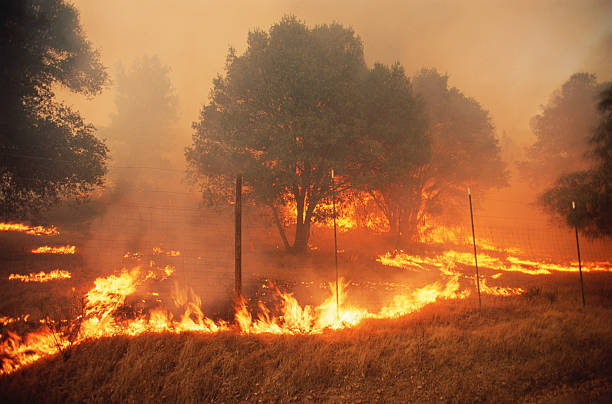
#> input picture dataset/fire.jpg, 612 x 404 px, given in place of spring.jpg, which was not available
$ python kuis1_1_2023.py
#> lines starting #> are read from the running program, lines starting #| are printed output that depends on the picture; long printed decimals are rounded; pictures that were not available may be replaced by others from this repository, and a replacement may not be noted
import numpy as np
from matplotlib import pylab
from skimage.io import imread
from skimage.transform import resize
from scipy import ndimage, fftpack
from skimage.color import rgb2gray


def signaltonoise(a, axis=0, ddof=0):
    a = np.asanyarray(a)
    m = a.mean(axis)
    sd = a.std(axis=axis, ddof=ddof)
    return np.where(sd == 0, 0, m / sd)


# Jawaban soal 1
dataset = ["../../dataset/spring.jpg",
           "../../dataset/summer.jpg",
           "../../dataset/fall.jpg",
           "../../dataset/winter.jpg"]

im1 = imread(dataset[0])
#> im1 is the input picture: shape (404, 612, 3); mean R, G, B 158.6, 99.2, 58.5
im2 = imread(dataset[1])
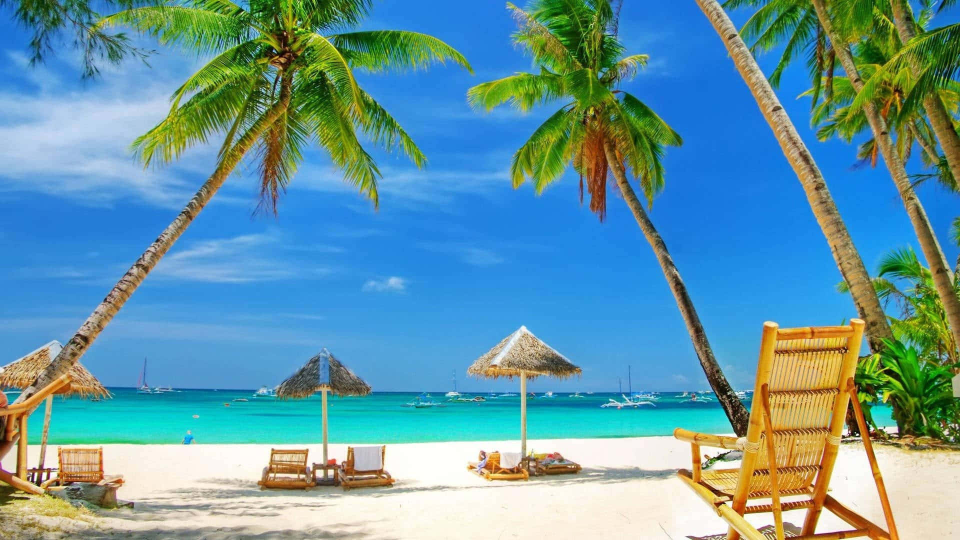
#> input picture dataset/summer.jpg, 1920 x 1080 px (shown at 1/2 size)
#> im2 is the input picture: shape (1080, 1920, 3); mean R, G, B 100.7, 152.4, 164.5
im3 = imread(dataset[2])
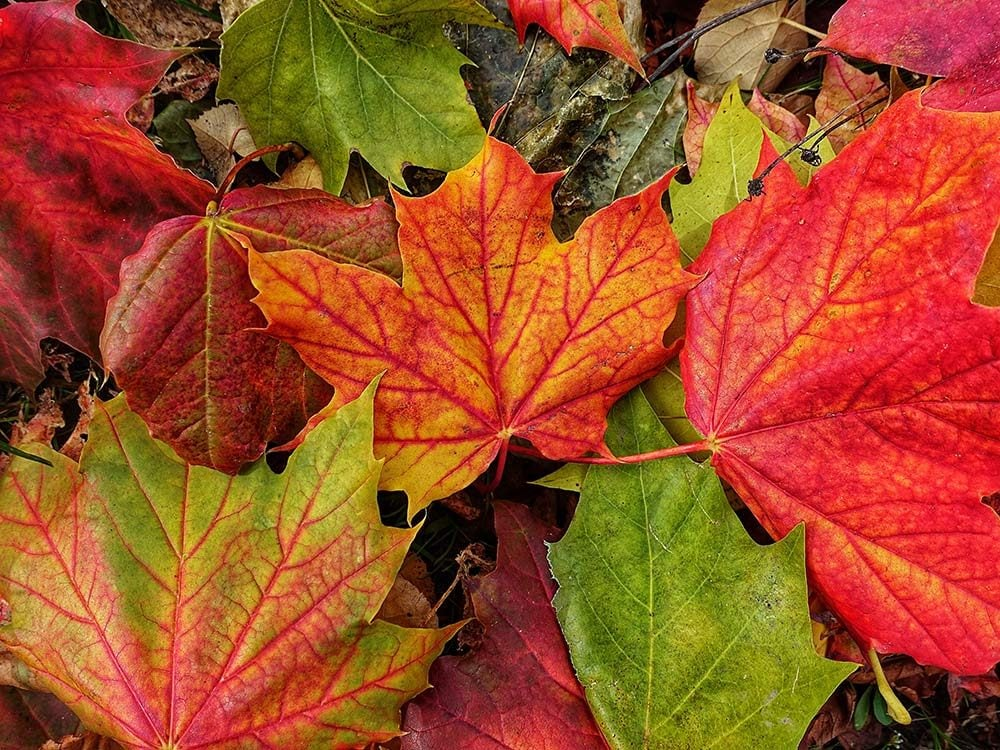
#> input picture dataset/fall.jpg, 1000 x 750 px
#> im3 is the input picture: shape (750, 1000, 3); mean R, G, B 159.6, 77.9, 38.8
im4 = imread(dataset[3])
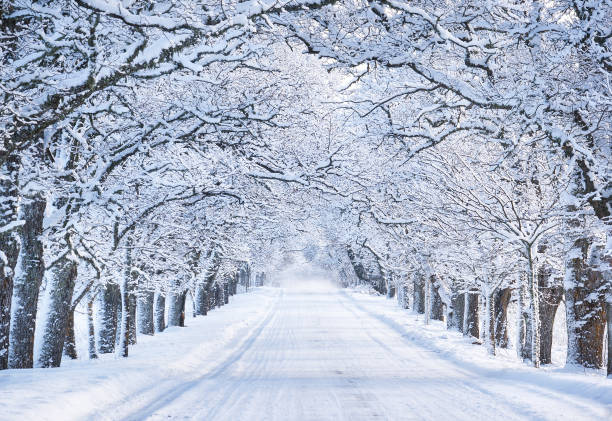
#> input picture dataset/winter.jpg, 612 x 421 px
#> im4 is the input picture: shape (421, 612, 3); mean R, G, B 170.9, 180.2, 198.8
new_size = [600, 900, 3]
im5 = np.ones(new_size)
im5[0:int(im5.shape[0] / 2), 0:int(im5.shape[1] / 2), :] = resize(im1, new_size)[0:int(im5.shape[0] / 2),
                                                           0:int(im5.shape[1] / 2), :]
im5[0:int(im5.shape[0] / 2), int(im5.shape[1] / 2)::, :] = resize(im2, new_size)[0:int(im5.shape[0] / 2),
                                                           int(im5.shape[1] / 2)::, :]
im5[int(im5.shape[0] / 2)::, 0:int(im5.shape[1] / 2), :] = resize(im3, new_size)[int(im5.shape[0] / 2)::,
                                                           0:int(im5.shape[1] / 2), :]
im5[int(im5.shape[0] / 2)::, int(im5.shape[1] / 2)::, :] = resize(im4, new_size)[int(im5.shape[0] / 2)::,
                                                           int(im5.shape[1] / 2)::, :]

print(f'Dimensi citra musim semi adalah = {im1.shape[0]} x {im1.shape[1]}')
#| Dimensi citra musim semi adalah = 404 x 612
print(f'Dimensi citra musim panas adalah = {im2.shape[0]} x {im2.shape[1]}')
#| Dimensi citra musim panas adalah = 1080 x 1920
print(f'Dimensi citra musim gugur adalah = {im3.shape[0]} x {im3.shape[1]}')
#| Dimensi citra musim gugur adalah = 750 x 1000
print(f'Dimensi citra musim dingin adalah = {im4.shape[0]} x {im4.shape[1]}')
#| Dimensi citra musim dingin adalah = 421 x 612
print(f'Dimensi citra gabungan semua musim adalah = {im5.shape[0]} x {im5.shape[1]}')
#| Dimensi citra gabungan semua musim adalah = 600 x 900

pylab.figure()
pylab.subplot(331)
pylab.title('Musim semi')
pylab.imshow(im1)
pylab.subplot(333)
pylab.title('Musim panas')
pylab.imshow(im2)
pylab.subplot(335)
pylab.title('Gabungan 4 musim')
pylab.imshow(im5)
pylab.subplot(337)
pylab.title('Musim gugur')
pylab.imshow(im3)
pylab.subplot(339)
pylab.title('Musim dingin')
pylab.imshow(im4)

# Jawaban soal 2
sharpen_kernel = np.array([0, -1, 0, -1, 5, -1, 0, -1, 0]).reshape((3, 3, 1))
edge_kernel = np.array([-1, -1, -1, -1, 8, -1, -1, -1, -1]).reshape((3, 3, 1))
emboss_kernel = np.array(np.array([[-2, -1, 0], [-1, 1, 1], [0, 1, 2]])).reshape((3, 3, 1))
im_sharp = np.clip(ndimage.convolve(im5, sharpen_kernel, mode='nearest'), 0, 1)
im_edge = np.clip(ndimage.convolve(im5, edge_kernel, mode='nearest'), 0, 1)
im_emboss = np.clip(ndimage.convolve(im5, emboss_kernel, mode='nearest'), 0, 1)
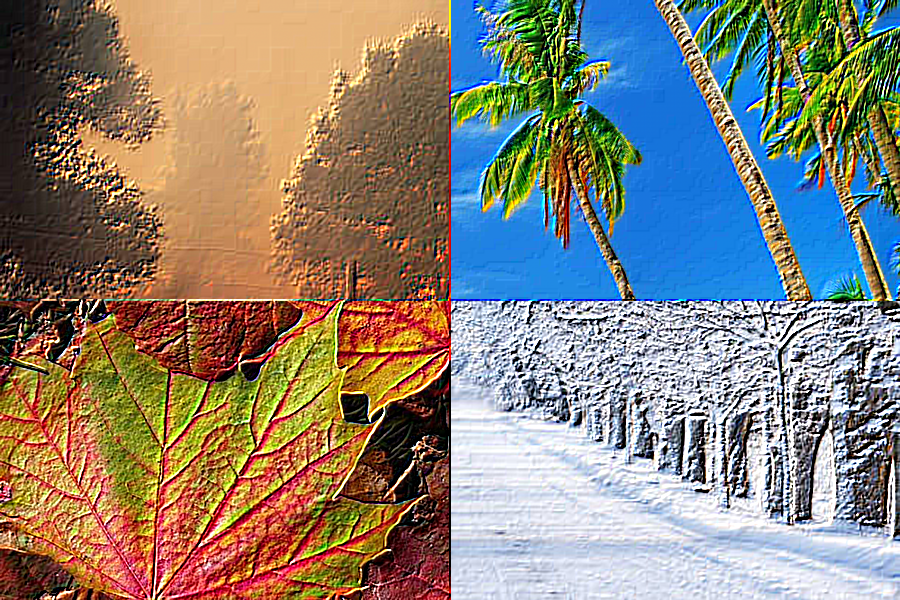
#> im_emboss: shape (600, 900, 3) float64; mean R, G, B 0.541, 0.511, 0.467

pylab.figure()
pylab.subplot(221), pylab.imshow(im5)
pylab.title('Citra gabungan 4 musim')
pylab.subplot(222), pylab.imshow(im_sharp)
pylab.title('Citra gabungan 4 musim hasil convolution terhadap kernel 1')
pylab.subplot(223), pylab.imshow(im_edge)
pylab.title('Citra gabungan 4 musim hasil convolution terhadap kernel 2')
pylab.subplot(224), pylab.imshow(im_emboss)
pylab.title('Citra gabungan 4 musim hasil convolution terhadap kernel 3')

# Jawaban soal 3
im5 = rgb2gray(im5)
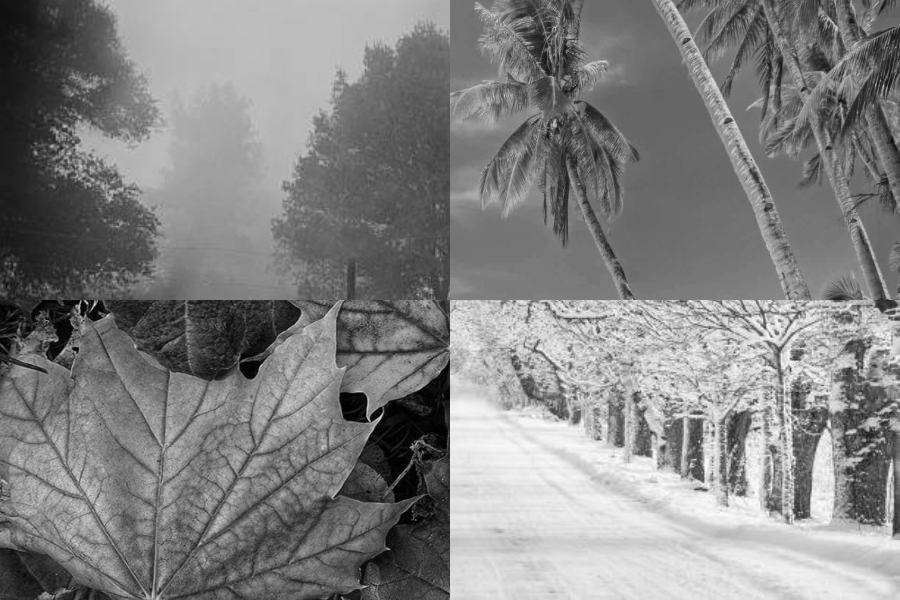
#> im5: shape (600, 900) float64; min 2.05e-16, max 0.994, mean 0.513
print(np.max(im5))
#| 0.9943
freq = fftpack.fft2(im5)
(w, h) = freq.shape
#> w = 600; h = 900
half_w, half_h = int(w / 2), int(h / 2)
#> half_w = 300; half_h = 450
print(f"half_w = {half_w}")
#| half_w = 300
print(f"half_h = {half_h}")
#| half_h = 450
snrs_hp = []
lbs = list(range(1, 1000, 5))

for l in range(len(lbs)):
    freq1 = np.copy(freq)
    freq2 = fftpack.fftshift(freq1)
    freq2[half_w - lbs[l]:half_w + lbs[l] + 1,
    half_h - lbs[l]:half_h + lbs[l] + 1] = 0  # select all but the first lxl (low) frequencies
    print(f"\nwidth from: {half_w - lbs[l]} to : {half_w + lbs[l] + 1}")
    print(f"heigh from: {half_h - lbs[l]} to : {half_h + lbs[l] + 1}\n")
    im1 = np.clip(fftpack.ifft2(fftpack.ifftshift(freq2)).real, 0, 255)  # clip pixel values after IFFT
    snrs_hp.append(signaltonoise(im1, axis=None))
    print(signaltonoise(im1, axis=None))
    if signaltonoise(im1, axis=None) <= 0.5:
        print(f'SNR = {signaltonoise(im1, axis=None)}')
        print(f'frame = {lbs[l]}')
        break
#> this loop made 15 passes
#| 0.8156
#| 0.6185
#| 0.5814
#| 0.558
#| 0.545
#| 0.5379
#| 0.5299
#| 0.5265
#> (further printed lines are left out)
#> pass 1, `im1 = np.clip(fftpack.ifft2(fftpack.ifftshift(freq2)).real, 0, 255)`:
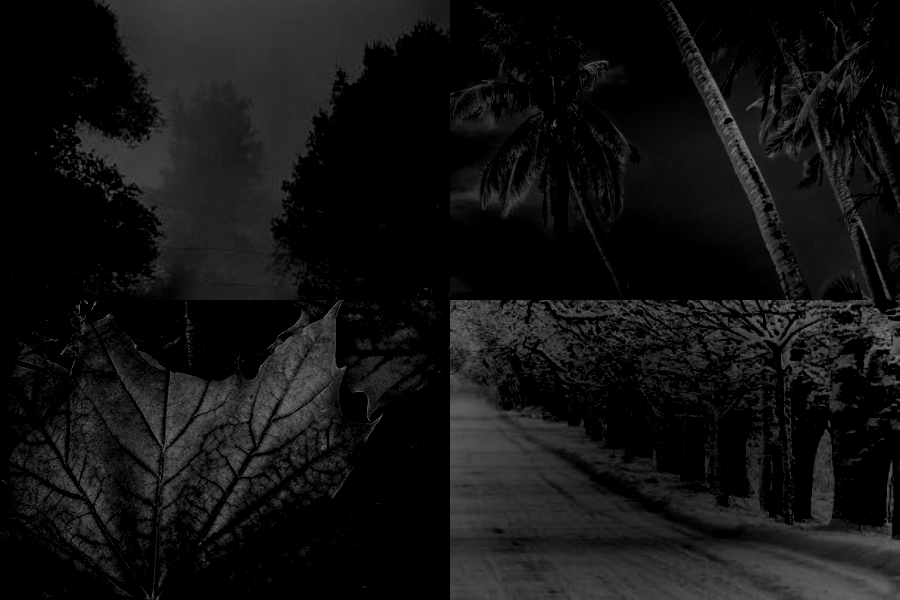
#> im1: shape (600, 900) float64; min 0, max 0.507, mean 0.0751
#> after the loop:
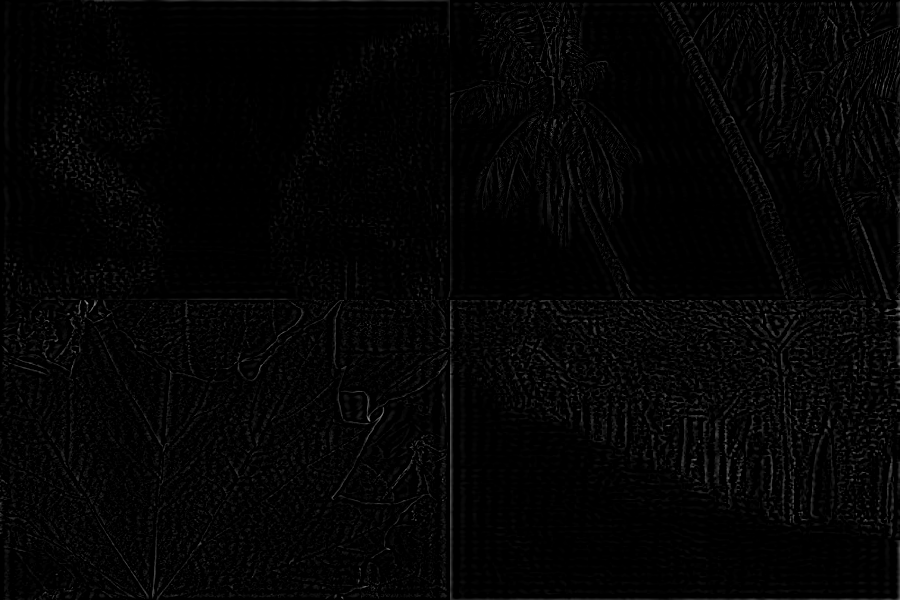
#> im1: shape (600, 900) float64; min 0, max 0.616, mean 0.0172
#> after the loop, snrs_hp = [0.816, 0.619, 0.581, 0.558, 0.545, 0.538, 0.53, 0.526, 0.52, 0.516, 0.511, 0.508, 0.505, 0.502, 0.5]


pylab.figure()
pylab.subplot(121)
pylab.imshow(im_edge)
pylab.title(f'Citra hasil convolution terhadap kernel 2. SNR = {np.round(signaltonoise(im_edge, axis=None),2)}')
pylab.subplot(122)
print(np.max(im1))
#| 0.6156
print(np.max(im_edge))
#| 1.0
pylab.imshow(im1, cmap='gray')
pylab.title(f'Citra hasil HPF. SNR = {np.round(signaltonoise(im1, axis=None),2)}')

pylab.show()
